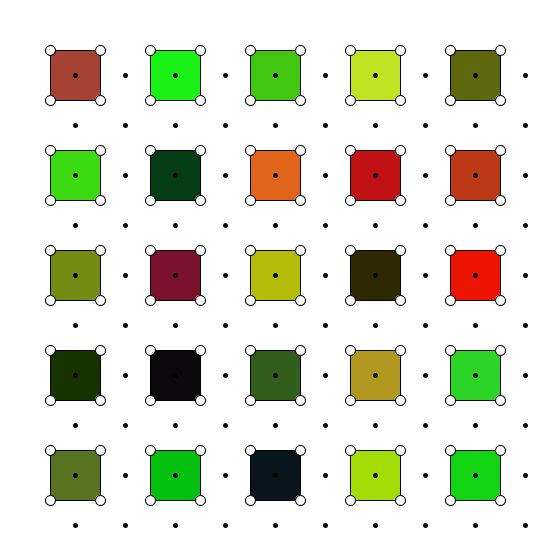
Frame 1 (no input)
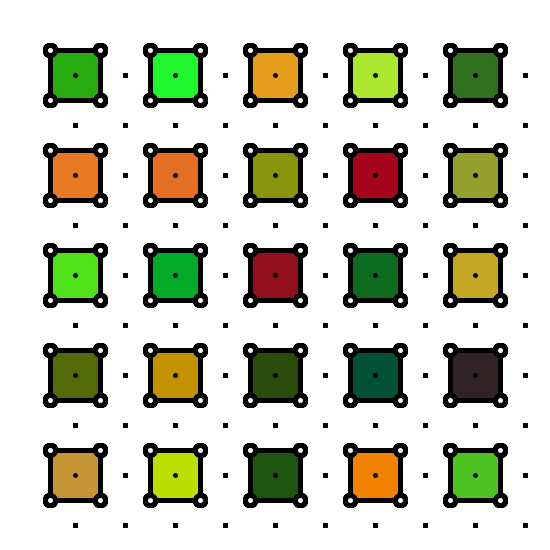
Frame 60 (the mouse pressed at the canvas centre just before this capture)
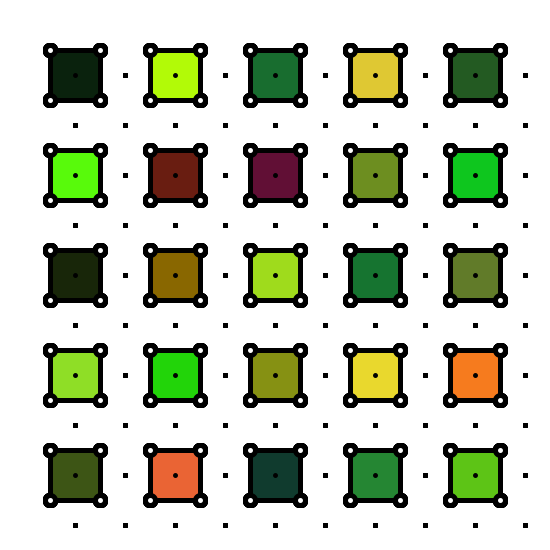
Frame 120 (the mouse held since frame 60 and released just before this capture)

The Processing sketch that drew these frames (run headless with seeded random() and noise(); from frame 60 on, the mouse is pressed at the canvas centre):

// Processing sketch: processing_173676
// ── processing_173676.pde


void setup (){
  size (550,550);
  background  (255);
}


int a;
int b;
int d;

void draw(){
a=0;
b=0;
d=50;
  stroke (0);
 for (a=50; a<500; a=a+100){
   for (b=50; b<500; b=b+100){
   fill ( random (255),random (255), random (55));
    // fill(255,255,50);
     rect(a,b,d,d );
   }
 }


  for( a=50;a<550;a=a+50){
    for ( b=50;b<550; b=b+50){
      fill (255);
      ellipse( a,b,10,10);
    }
  }
  for( a=50;a<550;a=a+50){
    for ( b=50;b<550; b=b+50){
      strokeWeight (5);
      fill (255);
      point( a+25,b+25);
    }
  }
  
 }
